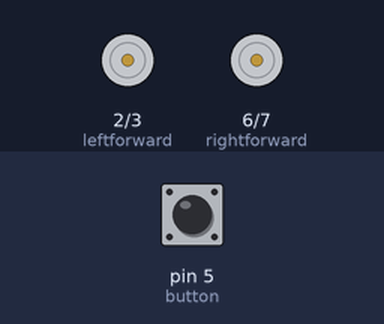
Recording of a sketch running on a simulated Arduino Uno, built with avr-gcc and run on an emulated ATmega328P. On the bench: motor-driver pin pairs drawn as motors (green arrow = first pin HIGH = forward, orange = second pin HIGH = backward, longer = more drive). The test bench sets the inputs (shaded band); at power-on: pin 5 (button) LOW.

Above: at 0.1 s.
At 19.3 s:
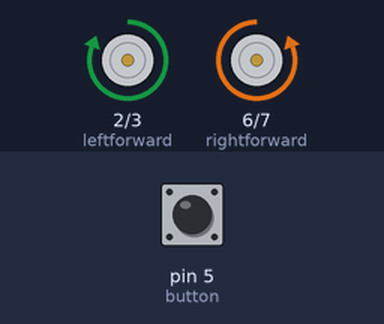
At 29.6 s:
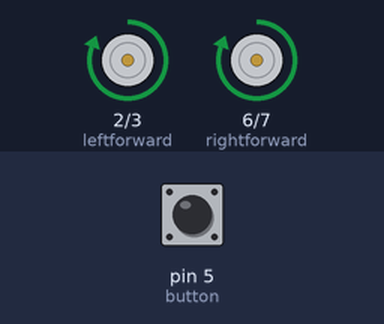
Timing chart, 0 to 31.1 s (numbered marks = the images above):
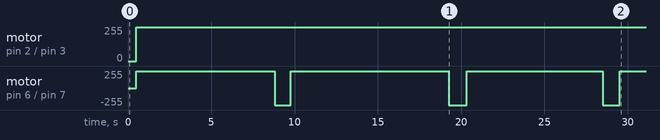

Measured:
- by itself, motor on pin 2 (leftforward) / pin 3 (leftbackward): stopped → forward 255/255 at 0.50 s
- by itself, motor on pin 6 (rightforward) / pin 7 (rightbackward): goes forward 255/255 8.3 s, backward 255/255 0.96 s, forward 255/255 9.5 s, backward 255/255 1.1 s, forward 255/255 8.2 s, backward 255/255 1.0 s, then forward 255/255

The sketch:

_4wheelmotormove.ino
```cpp
//Parker Davis
//basic 4 motor move; 10/20/15

int x = 8225;//length time
int y = 9500;//width time
int turn = 955;//time for 90 degree turn
int button = 5;//red wire on button, port 5
int leftforward = 2; //yellow wire in in1. port 0
int leftbackward = 3; //blue wire in in2. port 1
int rightforward = 6; //purple wire in in3. port 2
int rightbackward = 7; //green wire in in4. port 3

void setup() {
  pinMode(leftforward,OUTPUT);//sets pin 0 (leftforward).
  pinMode(leftbackward,OUTPUT);//sets pin 1 (leftbackward).
  pinMode(rightforward,OUTPUT);//sets pin 2 (rightforward).
  pinMode(rightbackward,OUTPUT);//sets pin 3 (rightbackward).
  pinMode(button,INPUT);//sets pin 5 input, yellow button.
}

void loop() {

  do
  {

  }while(digitalRead(button)==1);

  delay(500);//1/2 a second before motors move


  //moves length of table
  analogWrite(leftbackward,0);//leftbackward to lowest speed.
  analogWrite(rightbackward,0);//rightbackward to lowest speed.
  analogWrite(leftforward,150);//leftforward to highest speed.
  analogWrite(rightforward,255);//rightforward to highest speed.
  delay(x+90);//keeps motors on for length of table

  //90 degree turn to the left
  analogWrite(rightforward,0);//right wheels stop forward
  analogWrite(rightbackward,255);//rightbackward to highest speed.
  delay(turn);//time needed to 90

  //moves width of table
  analogWrite(leftbackward,0);//leftbackward to lowest speed.
  analogWrite(rightbackward,0);//rightbackward to lowest speed.
  analogWrite(leftforward,150);//leftforward to highest speed.
  analogWrite(rightforward,255);//rightforward to highest speed.
  delay(y);//keeps motors on for length of table

  //90 degree turn to the left
  analogWrite(rightforward,0);//right wheels stop forward
  analogWrite(rightbackward,255);//rightbackward to highest speed.
  delay(turn+100);//time needed to 90

  analogWrite(leftbackward,0);//leftbackward to lowest speed.
  analogWrite(rightbackward,0);//rightbackward to lowest speed.
  analogWrite(leftforward,150);//leftforward to highest speed.
  analogWrite(rightforward,255);//rightforward to highest speed.
  delay(x-50);//keeps motors on for length of table

  //90 degree turn to the left
  analogWrite(rightforward,0);//right wheels stop forward
  analogWrite(rightbackward,255);//rightbackward to highest speed.
  delay(turn+55);//time needed to 90

  //moves width of table
  analogWrite(leftbackward,0);//leftbackward to lowest speed.
  analogWrite(rightbackward,0);//rightbackward to lowest speed.
  analogWrite(leftforward,150);//leftforward to highest speed.
  analogWrite(rightforward,255);//rightforward to highest speed.
  delay(y);//keeps motors on for length of table


   /* THIS CODE WAS FOR FIGURE-8
   //90 degree turn to the right
  analogWrite(leftforward,0);//right wheels stop forward
  analogWrite(leftbackward,255);//rightbackward to highest speed.
  delay(turn-70);//time needed to 90

  analogWrite(leftbackward,0);//leftbackward to lowest speed.
  analogWrite(rightbackward,0);//rightbackward to lowest speed.
  analogWrite(leftforward,150);//leftforward to highest speed.
  analogWrite(rightforward,255);//rightforward to highest speed.
  delay(13500);//keeps motors on for length of table

  //90 degree turn to the right
  analogWrite(rightforward,0);//right wheels stop forward
  analogWrite(rightbackward,255);//rightbackward to highest speed.
  delay(turn-60);//time needed to 90//90 degree turn to the right

 analogWrite(leftbackward,0);//leftbackward to lowest speed.
  analogWrite(rightbackward,0);//rightbackward to lowest speed.
  analogWrite(leftforward,150);//leftforward to highest speed.
  analogWrite(rightforward,255);//rightforward to highest speed.
  delay(x+60);//keeps motors on for length of table

  analogWrite(rightforward,0);//right wheels stop forward
  analogWrite(rightbackward,255);//rightbackward to highest speed.
  delay(turn);//time needed to 90

  analogWrite(leftbackward,0);//leftbackward to lowest speed.
  analogWrite(rightbackward,0);//rightbackward to lowest speed.
  analogWrite(leftforward,150);//leftforward to highest speed.
  analogWrite(rightforward,255);//rightforward to highest speed.
  delay(14000);//keeps motors on for length of table

   //90 degree turn to the left
  analogWrite(rightforward,0);//right wheels stop forward
  analogWrite(rightbackward,255);//rightbackward to highest speed.
  delay(turn);//time needed to 90

  analogWrite(leftbackward,0);//leftbackward to lowest speed.
  analogWrite(rightbackward,0);//rightbackward to lowest speed.
  analogWrite(leftforward,150);//leftforward to highest speed.
  analogWrite(rightforward,255);//rightforward to highest speed.
  delay(y);//keeps motors on for length of table

  //90 degree turn to the left
  analogWrite(leftforward,0);//right wheels stop forward
  analogWrite(leftbackward,255);//rightbackward to highest speed.
  delay(turn);//time needed to 90

  analogWrite(leftbackward,0);//leftbackward to lowest speed.
  analogWrite(rightbackward,0);//rightbackward to lowest speed.
  analogWrite(leftforward,150);//leftforward to highest speed.
  analogWrite(rightforward,255);//rightforward to highest speed.
  delay(x);//keeps motors on for length of table

  //90 degree turn to the left
  analogWrite(leftforward,0);//right wheels stop forward
  analogWrite(leftbackward,255);//rightbackward to highest speed.
  delay(turn);//time needed to 90
  */
}
```
